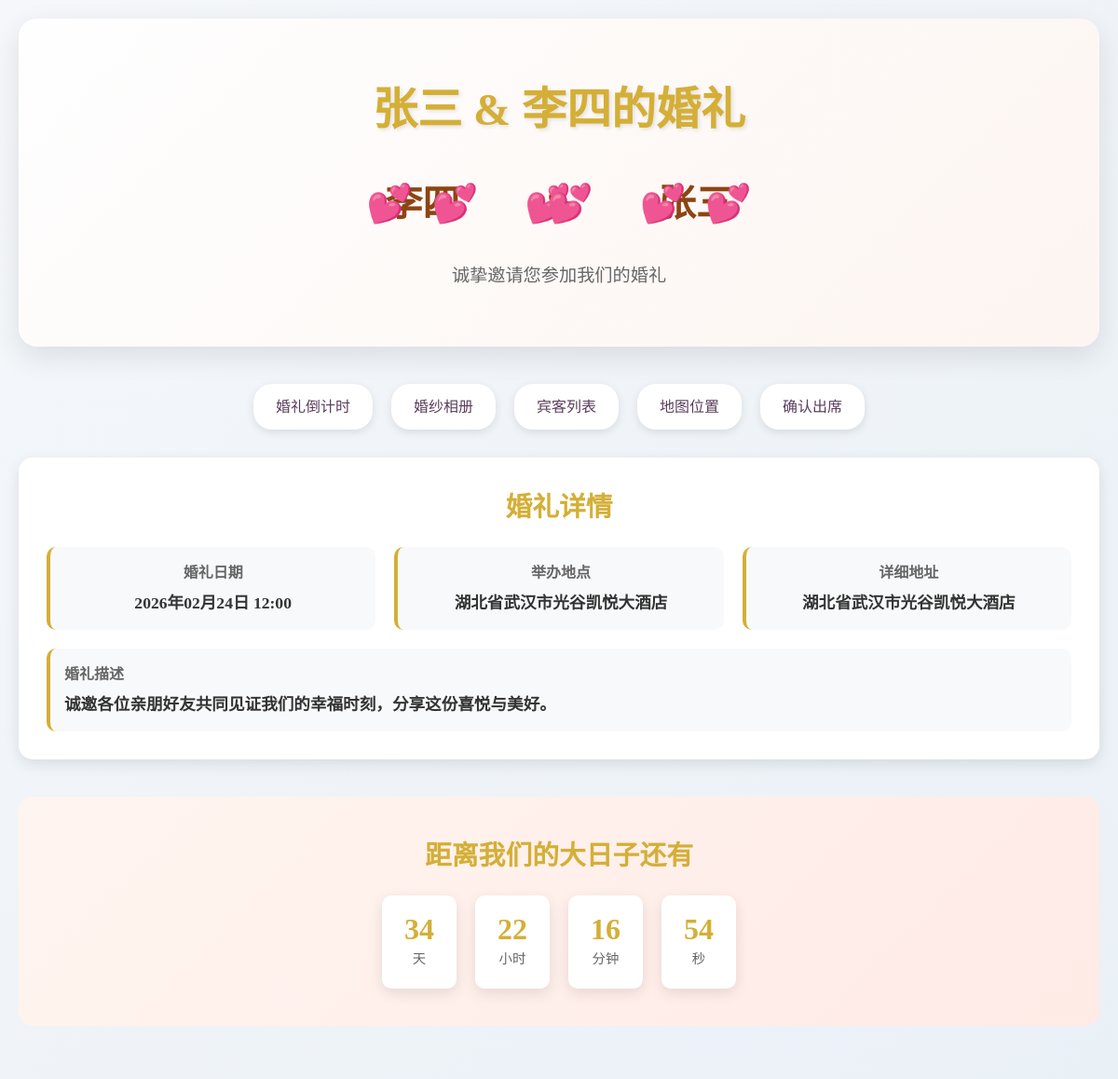
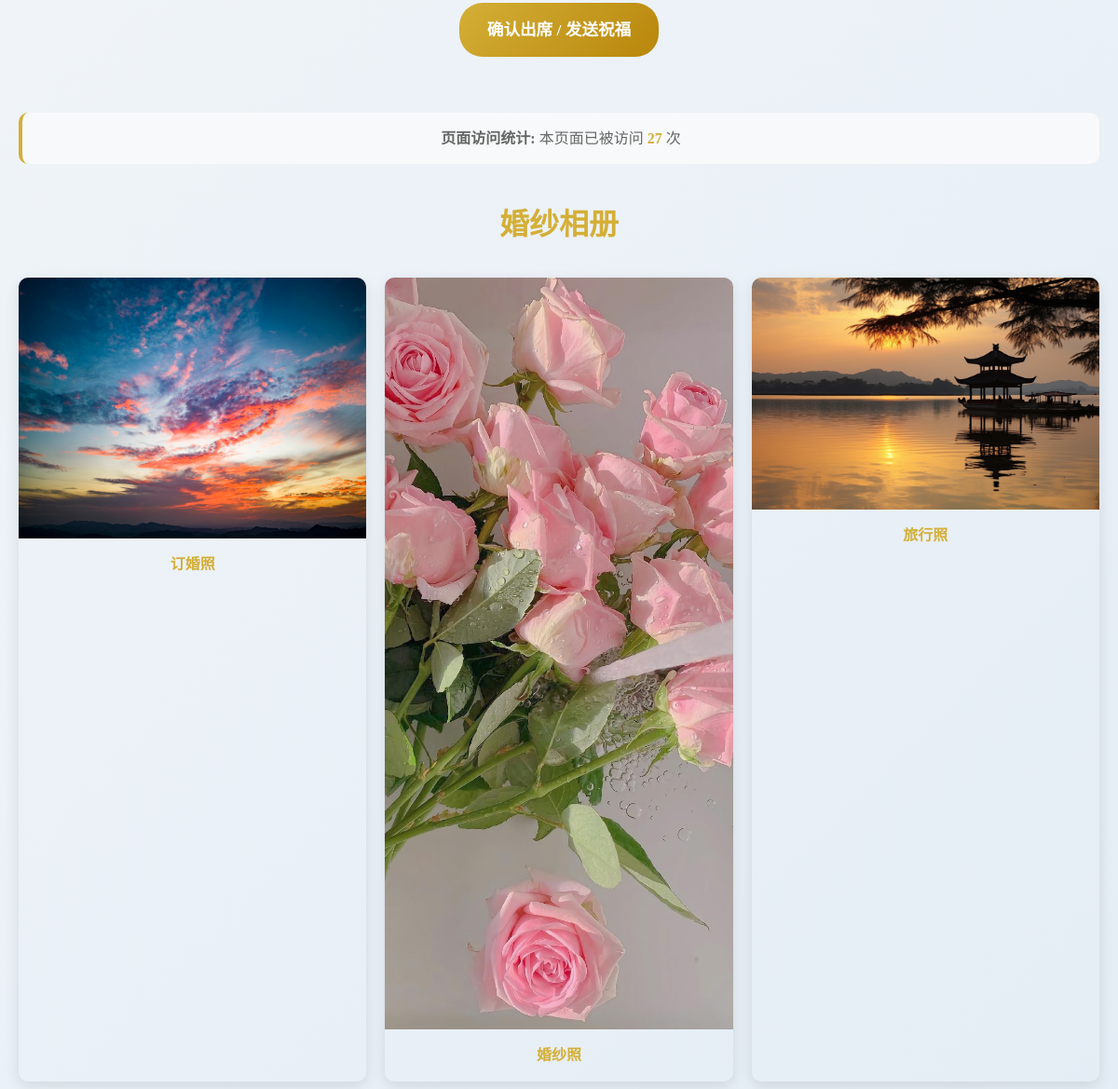
The page / on the database its author committed (2 pictures, top to bottom).
### invitation/models.py (models this page shows, shortened)
class WeddingEvent(models.Model):
    title = models.CharField(max_length=200, verbose_name='婚礼标题')
    bride_name = models.CharField(max_length=100, verbose_name='新娘姓名')
    groom_name = models.CharField(max_length=100, verbose_name='新郎姓名')
    event_date = models.DateTimeField(verbose_name='婚礼日期')
    venue = models.CharField(max_length=300, verbose_name='婚礼地点')
    address = models.TextField(verbose_name='详细地址')
    description = models.TextField(blank=True, null=True, verbose_name='婚礼描述')
    cover_image = models.ImageField(
        upload_to=settings.WEDDING_COVERS_UPLOAD_PATH,
        blank=True,
        null=True,
        verbose_name='封面图片'
    )
    created_at = models.DateTimeField(auto_now_add=True, verbose_name='创建时间')
    updated_at = models.DateTimeField(auto_now=True, verbose_name='更新时间')
    class Meta:
        verbose_name = '婚礼活动'  # 单数形式的模型名称
        verbose_name_plural = '婚礼活动'  # 复数形式的模型名称

class GalleryImage(models.Model):
    title = models.CharField(max_length=200, verbose_name='图片标题')
    image = models.ImageField(upload_to=settings.GALLERY_UPLOAD_PATH, verbose_name='图片')
    description = models.TextField(blank=True, null=True, verbose_name='图片描述')
    uploaded_at = models.DateTimeField(auto_now_add=True, verbose_name='上传时间')
    class Meta:
        verbose_name = '相册图片'  # 单数形式的模型名称
        verbose_name_plural = '相册图片'  # 复数形式的模型名称
    def get_image_url(self):
        if self.image and hasattr(self.image, 'url'):
            try:
                return self.image.url
            except ValueError:
                return None
        return None
    def has_image(self):
        return bool(self.get_image_url())

### invitation/views.py (the view)
# urls.py: path('', views.index, name='index'),
def index(request):
    logger.debug(f"获取客户端IP地址")
    client_ip = get_client_ip(request)
    logger.info(f"首页请求 - IP: {client_ip}")
    logger.debug(
        f"首页请求详细 - 方法: {request.method}, 路径: {request.path}, 用户代理: {request.META.get('HTTP_USER_AGENT', 'unknown')}")
    try:
        logger.debug("数据库操作 - 开始获取婚礼事件")
        wedding_event = WeddingEvent.objects.first()
        logger.info(f"成功获取婚礼事件: {wedding_event.title if wedding_event else 'None'}")
        if wedding_event:
            logger.debug(
                f"婚礼事件详细信息 - ID: {wedding_event.id}, 标题: {wedding_event.title}, 日期: {wedding_event.event_date}")
        logger.debug("数据库操作 - 开始获取相册图片")
        gallery_images = GalleryImage.objects.all()
        logger.info(f"成功获取相册图片，数量: {gallery_images.count()}")
        logger.debug(
            f"相册图片详细 - 总数: {gallery_images.count()}, 第一张图片: {'存在' if gallery_images.first() else '不存在'}")
        logger.info(
            f"首页加载完成 - 婚礼事件: {wedding_event.title if wedding_event else 'None'}, 相册图片数量: {gallery_images.count()}")
        logger.debug(
            f"首页加载详细 - 客户端IP: {client_ip}, 婚礼事件存在: {bool(wedding_event)}, 相册图片存在: {gallery_images.exists()}")
        logger.debug("开始处理首页访问统计")
        try:
            logger.debug("数据库操作 - 开始更新首页访问统计")
            PageVisit.increment_visit('homepage')
            logger.debug("数据库操作 - 首页访问统计更新完成")
        except Exception as e:
            logger.warning(f"无法更新首页访问统计: {str(e)}")
            logger.debug(f"更新访问统计异常 - 错误类型: {type(e).__name__}, 错误: {str(e)}")
        logger.debug("开始获取首页访问统计")
        try:
            logger.debug("数据库操作 - 开始获取首页访问统计")
            homepage_visits = PageVisit.objects.filter(page_name='homepage').first()
            homepage_visit_count = homepage_visits.visit_count if homepage_visits else 0
            logger.debug(f"数据库操作 - 获取首页访问统计完成: {homepage_visit_count}")
            logger.debug(f"访问统计详细 - 访问次数: {homepage_visit_count}, 记录存在: {bool(homepage_visits)}")
        except Exception as e:
            logger.warning(f"无法获取首页访问统计: {str(e)}")
            logger.debug(f"获取访问统计异常 - 错误类型: {type(e).__name__}, 错误: {str(e)}")
            homepage_visit_count = 0
        logger.debug(f"最终首页访问次数: {homepage_visit_count}")
        logger.debug("开始构建模板上下文")
        context = {
            'wedding_event': wedding_event,  # 婚礼事件数据
            'gallery_images': gallery_images,  # 相册图片数据
            'homepage_visit_count': homepage_visit_count,  # 首页访问次数
        }
        logger.debug(f"模板上下文构建完成 - 数据项数量: {len(context)}")
        logger.info(
            f"首页视图渲染完成 - IP: {client_ip}, 婚礼事件: {bool(wedding_event)}, 相册图片数量: {gallery_images.count()}")
        logger.debug(f"渲染详细信息 - 请求路径: {request.path}, 模板: index.html, 上下文数据项: {len(context)}")
        logger.debug("开始渲染首页模板")
        response = render(request, 'index.html', context)
        logger.debug("首页模板渲染完成")
        return response
    except Exception as e:
        logger.error(f"首页视图处理失败 - IP: {client_ip}, 错误: {str(e)}", exc_info=True)
        logger.debug(f"异常详细 - 类型: {type(e).__name__}, 模块: {e.__class__.__module__}, 参数: {e.args}")
        logger.debug("构建错误恢复上下文")
        context = {
            'wedding_event': None,  # 无婚礼事件数据
            'gallery_images': [],  # 空的相册图片列表
            'homepage_visit_count': 0,  # 0访问次数
        }
        logger.debug(f"错误恢复上下文构建完成 - 数据项数量: {len(context)}")
        logger.debug("渲染错误恢复首页")
        response = render(request, 'index.html', context)
        logger.debug("错误恢复首页渲染完成")
        return response

### invitation/views.py (called while the page is built)
def get_client_ip(request):
    logger.debug(
        f"Request信息 - 方法: {request.method}, 路径: {request.path}, 内容类型: {getattr(request, 'content_type', 'unknown')}")
    x_forwarded_for = request.META.get('HTTP_X_FORWARDED_FOR')
    logger.debug(f"HTTP_X_FORWARDED_FOR头部值: {x_forwarded_for}")
    if x_forwarded_for:
        ip = x_forwarded_for.split(',')[0]
        logger.debug(f"从X-Forwarded-For获取到的IP: {ip}")
    else:
        ip = request.META.get('REMOTE_ADDR')
        logger.debug(f"从REMOTE_ADDR获取到的IP: {ip}")
    logger.info(f"最终获取到的客户端IP: {ip}")
    return ip

### templates/index.html (shortened to what this page needs)
<!DOCTYPE html>
<html lang="zh-CN">
<head>
    <link rel="stylesheet" href="/static/css/style.css">
</head>
<body>
    <div class="container">
        <div class="header">
            <h1>{{ wedding_event.title|default:"我们的婚礼" }}</h1>
            {% if wedding_event.bride_name and wedding_event.groom_name %}
            <div class="couple-names">
                <div class="name">{{ wedding_event.bride_name }}</div>
                <div class="name">&</div>
                <div class="name">{{ wedding_event.groom_name }}</div>
            </div>
            {% endif %}
            <p style="font-size: 1.2rem; margin-top: 20px; color: #666;">
                诚挚邀请您参加我们的婚礼
            </p>
        </div>
        <div class="nav-links">
            <a href="{% url 'countdown' %}" class="nav-link">婚礼倒计时</a>
            <a href="{% url 'gallery' %}" class="nav-link">婚纱相册</a>
            <a href="{% url 'guest_list' %}" class="nav-link">宾客列表</a>
            <a href="{% url 'map' %}" class="nav-link">地图位置</a>
            <a href="{% url 'rsvp' %}" class="nav-link">确认出席</a>
        </div>
        {% if wedding_event %}
        <div class="event-card">
            <h2>婚礼详情</h2>
            <div class="event-details">
                <div class="detail-item">
                    <h3>婚礼日期</h3>
                    <p>{{ wedding_event.event_date|date:"Y年m月d日 H:i" }}</p>
                </div>
                <div class="detail-item">
                    <h3>举办地点</h3>
                    <p>{{ wedding_event.venue }}</p>
                </div>
                <div class="detail-item">
                    <h3>详细地址</h3>
                    <p>{{ wedding_event.address }}</p>
                </div>
            </div>
            {% if wedding_event.description %}
            <div class="detail-item" style="margin-top: 20px; text-align: left;">
                <h3>婚礼描述</h3>
                <p>{{ wedding_event.description|linebreaks }}</p>
            </div>
            {% endif %}
        </div>
        {% endif %}
        <div class="countdown-section">
            <h2 class="countdown-title">距离我们的大日子还有</h2>
            <div class="countdown-timer">
                <div class="countdown-item">
                    <div class="countdown-number" id="days">00</div>
                    <div class="countdown-label">天</div>
                </div>
                <div class="countdown-item">
                    <div class="countdown-number" id="hours">00</div>
                    <div class="countdown-label">小时</div>
                </div>
                <div class="countdown-item">
                    <div class="countdown-number" id="minutes">00</div>
                    <div class="countdown-label">分钟</div>
                </div>
                <div class="countdown-item">
                    <div class="countdown-number" id="seconds">00</div>
                    <div class="countdown-label">秒</div>
                </div>
            </div>
        </div>
        <div style="text-align: center; margin: 40px 0;">
            <a href="{% url 'rsvp' %}" class="rsvp-button">确认出席 / 发送祝福</a>
        </div>
        <div style="text-align: center; margin: 20px 0; padding: 15px; background: #f8f9fa; border-radius: 10px; border-left: 4px solid #d4af37;">
            <p style="margin: 0; color: #666;">
                <strong>页面访问统计:</strong>
                本页面已被访问 <span style="color: #d4af37; font-weight: bold;">{{ homepage_visit_count|default:0 }}</span> 次
            </p>
        </div>
        {% if gallery_images %}
        <div class="gallery-section">
            <h2 class="gallery-title">婚纱相册</h2>
            <div class="image-gallery">
                {% for image in gallery_images %}
                <div class="gallery-item">
                    {% if image.has_image %}
                    <img src="{{ image.get_image_url }}" alt="{{ image.title }}">
                    {% else %}
                    <img src="/static/images/default_gallery.jpg" alt="{{ image.title }}" onerror="this.onerror=null;this.src='/static/images/default_image.png';">
                    {% endif %}
                    <div class="gallery-item-content">
                        <div style="text-align: center;">
                            <h4 style="color: #d4af37; margin: 5px 0;">{{ image.title }}</h4>
                        </div>
                    </div>
                </div>
                {% endfor %}
            </div>
        </div>
        {% endif %}
    </div>
</body>
</html>

### static/css/style.css (style rules this page uses)
* { margin: 0; padding: 0; box-sizing: border-box; }
body { font-family: 'Noto Serif SC', serif; background: linear-gradient(135deg, #f5f7fa 0%, #e4edf5 100%); color: #5a3d5c; line-height: 1.6; overflow-x: hidden; }
.container { max-width: 1200px; margin: 0 auto; padding: 20px; }
h1, h2, h3, h4, h5, h6 { color: #5a3d5c; font-weight: 700; }
h1 { font-size: 2.5rem; }
h2 { font-size: 2rem; color: #d4af37; margin-bottom: 20px; }
h3 { font-size: 1.5rem; margin-bottom: 15px; }

### templates/index.html (style rules this page uses)
* { margin: 0; padding: 0; box-sizing: border-box; }
body { font-family: 'Noto Serif SC', serif; background: linear-gradient(135deg, #f5f7fa 0%, #e4edf5 100%); color: #5a3d5c; line-height: 1.6; overflow-x: hidden; }
.container { max-width: 1200px; margin: 0 auto; padding: 20px; }
.header { text-align: center; padding: 60px 20px; background: linear-gradient(135deg, rgba(255,255,255,0.9) 0%, rgba(255,245,240,0.9) 100%); border-radius: 20px; margin-bottom: 40px; box-shadow: 0 10px 30px rgba(0,0,0,0.1); }
.header h1 { font-size: 3rem; margin-bottom: 20px; color: #d4af37; text-shadow: 2px 2px 4px rgba(0,0,0,0.1); }
.couple-names { display: flex; justify-content: center; gap: 50px; margin: 30px 0; flex-wrap: wrap; }
.name { font-size: 2.5rem; font-weight: bold; color: #8b4513; position: relative; padding: 0 20px; }
.name::before, .name::after { content: '💕'; position: absolute; top: 50%; transform: translateY(-50%); }
.name::before { left: 0; }
.name::after { right: 0; }
.event-card { background: white; border-radius: 15px; padding: 30px; margin: 20px 0; box-shadow: 0 5px 15px rgba(0,0,0,0.1); text-align: center; }
.event-card h2 { color: #d4af37; margin-bottom: 20px; font-size: 1.8rem; }
.event-details { display: grid; grid-template-columns: repeat(auto-fit, minmax(250px, 1fr)); gap: 20px; margin-top: 20px; }
.detail-item { padding: 15px; background: #f8f9fa; border-radius: 10px; border-left: 4px solid #d4af37; }
.detail-item h3 { color: #666; font-size: 1rem; margin-bottom: 5px; }
.detail-item p { font-size: 1.1rem; color: #333; font-weight: bold; }
.gallery-section { margin: 40px 0; }
.gallery-title { text-align: center; font-size: 2rem; color: #d4af37; margin-bottom: 30px; }
.image-gallery { display: grid; grid-template-columns: repeat(auto-fit, minmax(250px, 1fr)); gap: 20px; }
.gallery-item { min-height: 200px; border-radius: 10px; overflow: hidden; box-shadow: 0 5px 15px rgba(0,0,0,0.1); transition: transform 0.3s ease; display: flex; flex-direction: column; position: relative; }
.gallery-item img { width: 100%; height: auto; object-fit: contain; flex-shrink: 0; background: #f0f0f0; object-position: center; }
.gallery-item-content { padding: 10px; display: flex; align-items: center; justify-content: center; }
.countdown-section { text-align: center; padding: 40px; background: linear-gradient(135deg, #fff5f0 0%, #ffeae6 100%); border-radius: 15px; margin: 40px 0; }
.countdown-title { font-size: 1.8rem; color: #d4af37; margin-bottom: 20px; }
.countdown-timer { display: flex; justify-content: center; gap: 20px; flex-wrap: wrap; }
.countdown-item { background: white; padding: 20px; border-radius: 10px; min-width: 80px; box-shadow: 0 5px 15px rgba(0,0,0,0.1); }
.countdown-number { font-size: 2rem; font-weight: bold; color: #d4af37; line-height: 1; }
.countdown-label { font-size: 0.9rem; color: #666; margin-top: 5px; }
.rsvp-button { display: inline-block; background: linear-gradient(135deg, #d4af37 0%, #b8860b 100%); color: white; padding: 15px 30px; border-radius: 25px; text-decoration: none; font-size: 1.1rem; font-weight: bold; margin: 20px 0; transition: transform 0.3s ease, box-shadow 0.3s ease; border: none; cursor: pointer; }
.nav-links { display: flex; justify-content: center; gap: 20px; margin: 30px 0; flex-wrap: wrap; }
.nav-link { background: white; padding: 12px 24px; border-radius: 20px; text-decoration: none; color: #5a3d5c; font-weight: 500; transition: all 0.3s ease; box-shadow: 0 3px 10px rgba(0,0,0,0.1); }

### rows shown on the page
WeddingEvent: title "张三 & 李四的婚礼", bride_name "李四", groom_name "张三", event_date "2026年02月24日 12:00", venue "湖北省武汉市光谷凯悦大酒店", address "湖北省武汉市光谷凯悦大酒店", description "诚邀各位亲朋好友共同见证我们的幸福时刻，分享这份喜悦与美好。"
GalleryImage: get_image_url (picture), title "订婚照"
GalleryImage: get_image_url (picture), title "婚纱照"
GalleryImage: get_image_url (picture), title "旅行照"

### other values the page prints
{{ homepage_visit_count|default:0 }} "27"
